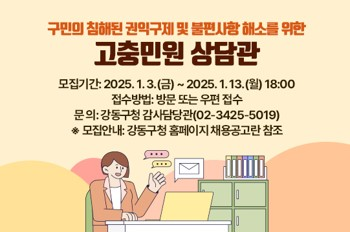
#> input picture ai_trans/test_image/test3.jpg, 350 x 232 px
$ jupyter execute --allow-errors image_translation3.ipynb
#> lines starting #> are read from the running program, lines starting #| are printed output that depends on the picture
## 1. 이미지에서 텍스트 추출하기(easyOCR)

[cell 1]
import easyocr
import numpy as np
import cv2
from typing import List, Dict
# from sklearn.cluster import KMeans

[cell 2]
# 이미지 경로 지정
upload_image = 'test1.png'

#> (a cell that did not finish here is left out)

#> (a cell that did not finish here is left out)

[cell 5]
# [21 lines of commented-out code are left out]

[cell 6]
OCR_RESULTS = []
print("✅ Result : ")
#> (the rest of this cell did not finish here and is left out)

## 2. 추출된 텍스트 번역
- 추출된 각 텍스트 영역에서 문맥상 이어지면 전체 문장을 고려하여 번역을 수행하고 다시 각 영역에 적절하게 번역된 텍스트 분배

[cell 7]
from langchain.prompts import PromptTemplate
from langchain_core.prompts import load_prompt
from langchain_community.chat_models import ChatOpenAI

[cell 8]
source_lang = "en"
target_lang = "ko"

### Translation Chain 생성

[cell 9]
from dotenv import load_dotenv
from langchain_teddynote import logging
import os

# .env 파일 로드
load_dotenv(override=True)
print(os.getenv("LANGCHAIN_API_KEY"))
# LangSmith 로깅
logging.langsmith("Image-Translation")
#> (this line was passed over: langchain_teddynote is not available in this run)

[cell 10]
import ast

#> (the rest of this cell did not finish here and is left out)

### 후처리
- llm_chain에서 받은 결과가 완전하게 List 구조가 아닐 경우 에러 발생
- 따라서 발생가능성이 있는 상황에 대해 핸들러 추가
- llm_chain으로부터 답변 받은 내용은 문자열이기 때문에 이를 python 객체로 변환

## 3. 번역된 텍스트 융합 (fusing translated-text into the image)

[cell 11]
# ! pip install Pillow opencv-python numpy

[cell 12]
# # translated_text 전처리
# def adjust_bounding_boxes(translated_results):
#     # 바운딩 박스의 첫 번째 좌표의 x 값을 기준으로 정렬
#     translated_results.sort(key=lambda x: x[0][0][0])

#     # 조정된 결과를 저장할 리스트
#     adjusted_results = []

#     # 현재 그룹의 시작 인덱스
#     group_start_index = 0

#     for i in range(1, len(translated_results)):
#         # 현재 바운딩 박스의 첫 번째 좌표의 x 값
#         current_x = translated_results[i][0][0][0]
#         # 이전 바운딩 박스의 첫 번째 좌표의 x 값
#         previous_x = translated_results[i-1][0][0][0]

#         # x 좌표 차이가 5px 이내인지 확인
#         if current_x - previous_x > 5:
#             # 그룹 내의 모든 바운딩 박스를 최솟값으로 조정
#             min_x = min(translated_results[j][0][0][0] for j in range(group_start_index, i))
#             for j in range(group_start_index, i):
#                 bbox, text = translated_results[j]
#                 # x 좌표 조정 (첫 번째와 네 번째 좌표)
#                 adjusted_bbox = [
#                     [min_x, bbox[0][1]],  # 첫 번째 좌표
#                     bbox[1],              # 두 번째 좌표
#                     bbox[2],              # 세 번째 좌표
#                     [min_x, bbox[3][1]]   # 네 번째 좌표
#                 ]
#                 adjusted_results.append((adjusted_bbox, text))

#             # 새로운 그룹 시작
#             group_start_index = i

#     # 마지막 그룹 처리
#     min_x = min(translated_results[j][0][0][0] for j in range(group_start_index, len(translated_results)))
#     for j in range(group_start_index, len(translated_results)):
#         bbox, text = translated_results[j]
#         adjusted_bbox = [
#             [min_x, bbox[0][1]],  # 첫 번째 좌표
#             bbox[1],              # 두 번째 좌표
#             bbox[2],              # 세 번째 좌표
#             [min_x, bbox[3][1]]   # 네 번째 좌표
#         ]
#         adjusted_results.append((adjusted_bbox, text))

#     return adjusted_results

[cell 13]
# adjusted_results = adjust_bounding_boxes(translated_results)

# for result in adjusted_results:
#     print(result)

[cell 14]
import matplotlib.pyplot as plt
import matplotlib.font_manager as fm
from collections import Counter
from PIL import Image, ImageDraw, ImageFont

fontpath = r"C:\Users\COM-PPJU\AppData\Local\Microsoft\Windows\Fonts\NanumGothic.ttf"

# [76 lines left out: functions create_mask, extract_text_style, not called in this run]

[cell 15]
# [114 lines left out: function process_image_with_steps, not called in this run]

#> (a cell that did not finish here is left out)

[cell 17]
def enhance_image_quality(image_input, visualize=True):
    """이미지 화질 개선을 위한 전처리 함수

    Args:
        image_input: str 또는 numpy.ndarray - 이미지 경로 또는 이미지 배열
        visualize: bool - 시각화 여부
    """
#> called with image_input = './test3.jpg', visualize = True
    try:
        # 이미지 입력이 경로인 경우 처리
        if isinstance(image_input, str):
            image = cv2.imread(image_input)
#> image is the input picture: shape (232, 350, 3); mean B, G, R 173.8, 209.8, 233.4
            if image is None:
                raise ValueError(f"이미지를 불러올 수 없습니다: {image_input}")
        else:
            image = image_input

        if visualize:
            plt.figure(figsize=(20, 10))

            # 원본 이미지 표시
            plt.subplot(2, 3, 1)
            plt.imshow(cv2.cvtColor(image, cv2.COLOR_BGR2RGB))
            plt.title('원본 이미지')
            plt.axis('off')

        # 1. 이미지 크기 확대 (2배)
        height, width = image.shape[:2]
#> height = 232; width = 350
        image = cv2.resize(image, (width*2, height*2), interpolation=cv2.INTER_CUBIC)
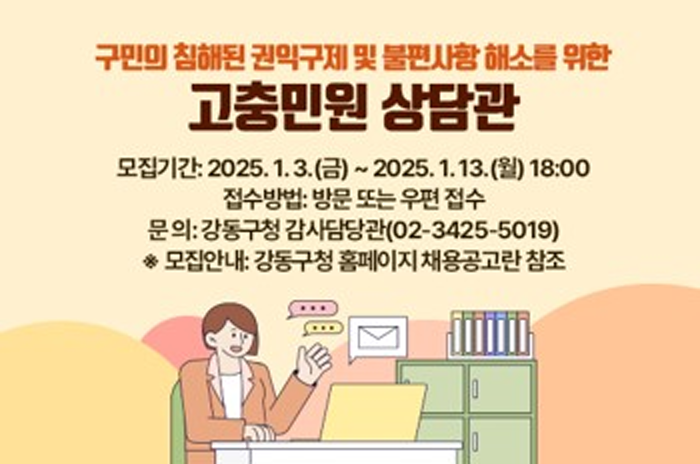
#> image: shape (464, 700, 3); mean B, G, R 173.8, 209.7, 233.1

        if visualize:
            plt.subplot(2, 3, 2)
            plt.imshow(cv2.cvtColor(image, cv2.COLOR_BGR2RGB))
            plt.title('크기 확대 (2배)')
            plt.axis('off')

        # 2. 노이즈 제거
        denoised = cv2.fastNlMeansDenoisingColored(image, None, 10, 10, 7, 21)

        if visualize:
            plt.subplot(2, 3, 3)
            plt.imshow(cv2.cvtColor(denoised, cv2.COLOR_BGR2RGB))
            plt.title('노이즈 제거')
            plt.axis('off')

        # 3. 선명도 개선
        kernel = np.array([[-1,-1,-1],
                         [-1, 9,-1],
                         [-1,-1,-1]])
        sharpened = cv2.filter2D(denoised, -1, kernel)
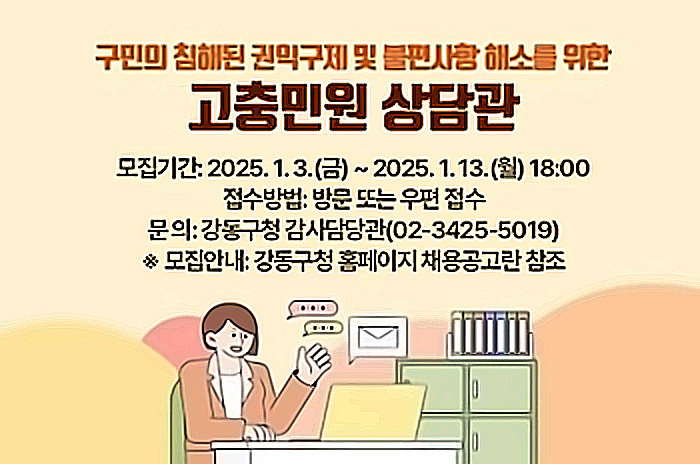
#> sharpened: shape (464, 700, 3); mean B, G, R 175.4, 208.2, 228.6

        if visualize:
            plt.subplot(2, 3, 4)
            plt.imshow(cv2.cvtColor(sharpened, cv2.COLOR_BGR2RGB))
            plt.title('선명도 개선')
            plt.axis('off')

        # 4. 대비 향상
        lab = cv2.cvtColor(sharpened, cv2.COLOR_BGR2LAB)
#> lab: shape (464, 700, 3); mean of channels 0, 1, 2 214, 130.7, 147.2
        l, a, b = cv2.split(lab)
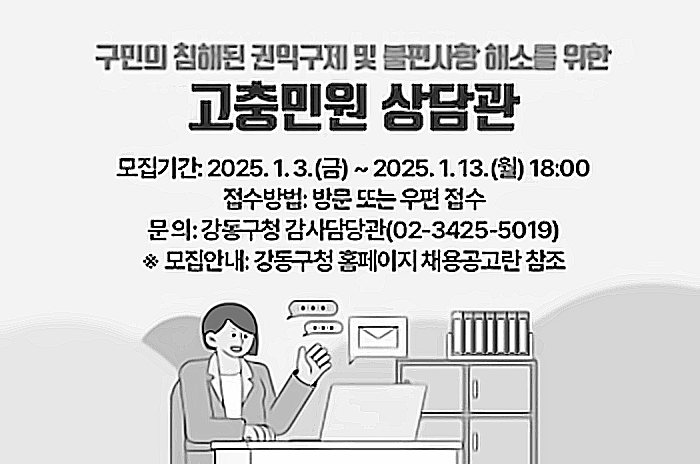
#> l: shape (464, 700); min 0, max 255, mean 214
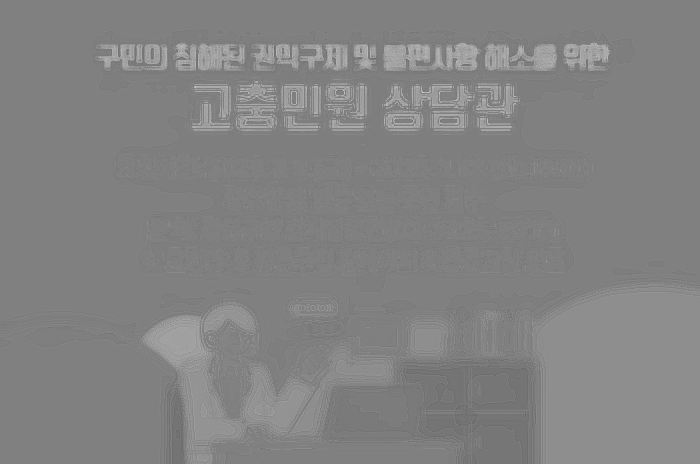
#> a: shape (464, 700); min 101, max 199, mean 130.7
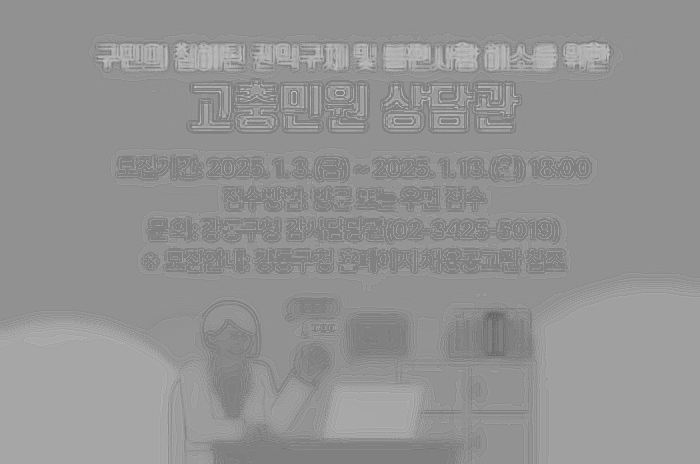
#> b: shape (464, 700); min 91, max 200, mean 147.2
        clahe = cv2.createCLAHE(clipLimit=3.0, tileGridSize=(8,8))
        cl = clahe.apply(l)
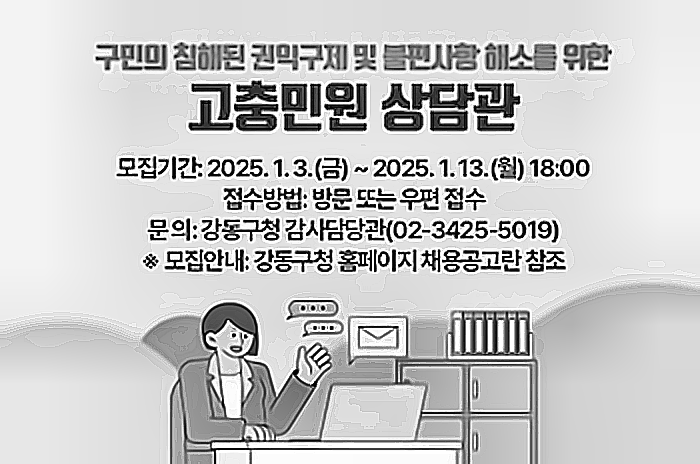
#> cl: shape (464, 700); min 1, max 255, mean 200.4
        enhanced_lab = cv2.merge((cl,a,b))
#> enhanced_lab: shape (464, 700, 3); mean of channels 0, 1, 2 200.4, 130.7, 147.2
        final = cv2.cvtColor(enhanced_lab, cv2.COLOR_LAB2BGR)
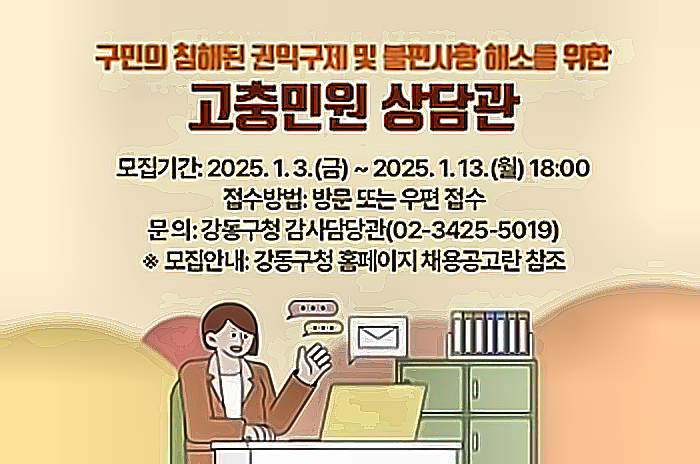
#> final: shape (464, 700, 3); mean B, G, R 161.3, 193.7, 213.7

        if visualize:
            plt.subplot(2, 3, 5)
            plt.imshow(cv2.cvtColor(final, cv2.COLOR_BGR2RGB))
            plt.title('대비 향상 (최종)')
            plt.axis('off')

            # 히스토그램 추가
            plt.subplot(2, 3, 6)
            colors = ('b', 'g', 'r')
            for i, color in enumerate(colors):
                hist = cv2.calcHist([final], [i], None, [256], [0, 256])
                plt.plot(hist, color=color)
            plt.title('RGB 히스토그램')
            plt.xlim([0, 256])

            plt.tight_layout()
            plt.show()
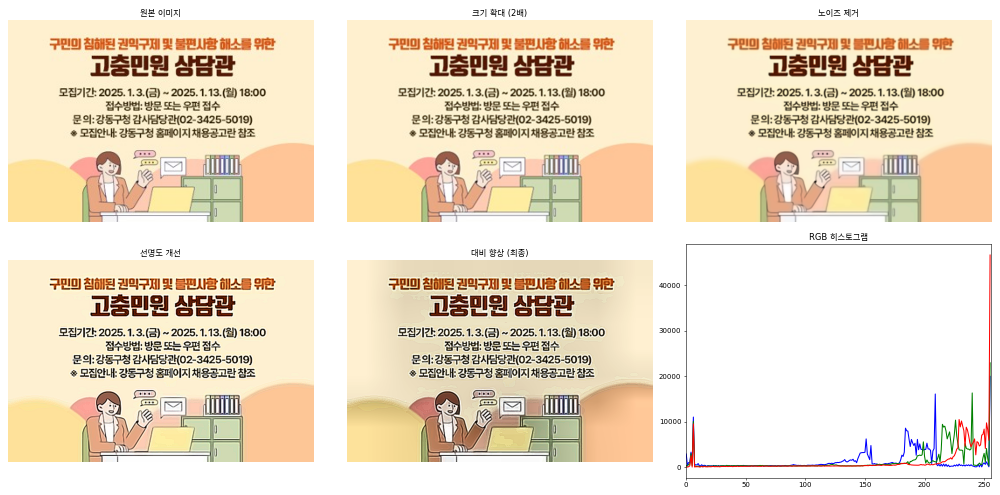
#> figure drawn by matplotlib, 6 panels; panel 6: curve peaks at x = 255, y = 19933; panel 6: curve peaks at x = 255, y = 22900; panel 6: curve peaks at x = 255, y = 46588

        return final

    except Exception as e:
        print(f"이미지 화질 개선 중 오류 발생: {str(e)}")
        if isinstance(image_input, str):
            return cv2.imread(image_input)  # 원본 이미지 반환
        return image_input  # 원본 이미지 반환
